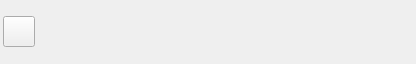
<?xml version="1.0" encoding="UTF-8"?>
<ui version="4.0">
 <class>TitleBar</class>
 <widget class="QWidget" name="TitleBar">
  <property name="geometry">
   <rect>
    <x>0</x>
    <y>0</y>
    <width>416</width>
    <height>64</height>
   </rect>
  </property>
  <property name="sizePolicy">
   <sizepolicy hsizetype="Preferred" vsizetype="Fixed">
    <horstretch>0</horstretch>
    <verstretch>0</verstretch>
   </sizepolicy>
  </property>
  <property name="windowTitle">
   <string>Form</string>
  </property>
  <layout class="QHBoxLayout" name="horizontalLayout" stretch="0,1">
   <property name="spacing">
    <number>0</number>
   </property>
   <property name="leftMargin">
    <number>3</number>
   </property>
   <property name="topMargin">
    <number>3</number>
   </property>
   <property name="rightMargin">
    <number>3</number>
   </property>
   <property name="bottomMargin">
    <number>3</number>
   </property>
   <item>
    <widget class="QToolButton" name="iconButton">
     <property name="iconSize">
      <size>
       <width>24</width>
       <height>24</height>
      </size>
     </property>
    </widget>
   </item>
   <item>
    <widget class="QLabel" name="titleLabel"/>
   </item>
  </layout>
 </widget>
 <resources/>
 <connections/>
</ui>
